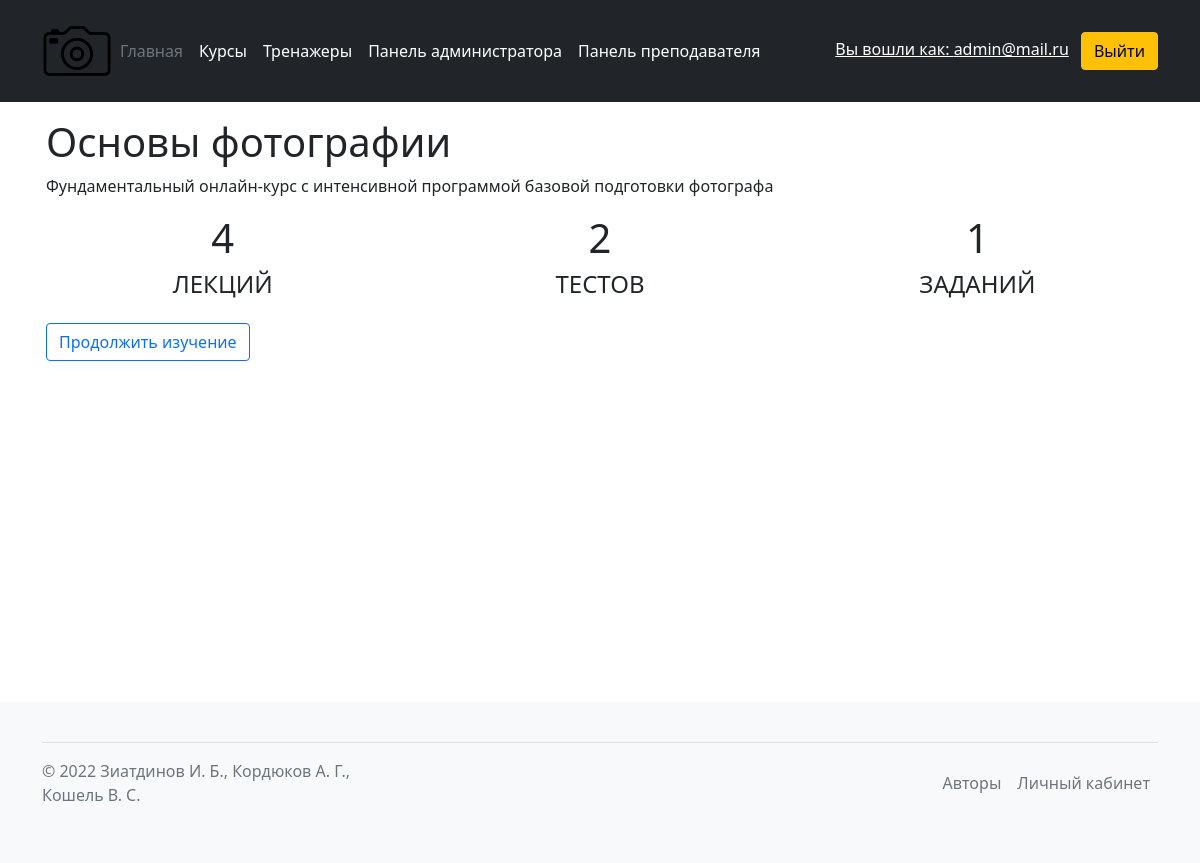
Page /c/1 (signed in) on the committed database.
### users/models.py (models this page shows, shortened)
class User(AbstractUser):
    username = models.CharField(max_length=150, verbose_name='Логин')
    email = models.EmailField(unique=True, blank=True, verbose_name='Электронный адрес')
    patronymic = models.CharField("Отчество", max_length=150)
    first_name = models.CharField("Имя", max_length=150)
    last_name = models.CharField("Фамилия", max_length=150)
    REQUIRED_FIELDS = []
    USERNAME_FIELD = 'email'
    objects = NoUsernameUserManager()

### content/models.py (models this page shows, shortened)
class Course(models.Model):
    name = models.CharField(max_length=100, verbose_name='Наименование')
    photo = models.ImageField(upload_to="course_photo", blank=True)
    description = models.TextField(max_length=1000, blank=True, verbose_name='Описание')
    owner = models.ForeignKey(User, on_delete=models.CASCADE)
    is_draft = models.BooleanField(default=False, blank=True, verbose_name='Отметить как черновик')
    tab_index = models.IntegerField(default=0)
    def get_count_lessons(self):
        modules_list = Module.objects.filter(course_id=self, is_draft=False)
        counts = {'ts': 0, 'lc': 0, 'tk': 0}
        lessons = []
        for module in modules_list:
            lessons = lessons + module.get_lessons()
        for lesson in lessons:
            if lesson.content_type == 'lc' or lesson.content_type == 'vd':
                counts['lc'] += 1
            elif lesson.content_type == 'ts':
                counts['ts'] += 1
            elif lesson.content_type == 'tk':
                counts['tk'] += 1
        return counts
    def get_full_content(self):
        modules_list = Module.objects.filter(course_id=self, is_draft=False)
        modules = []
        for module in modules_list:
            modules.append({'module_object': module, 'lessons': module.get_lessons()})
        return {'course': self, 'modules': modules}

### navigation/views.py (the view)
# urls.py: path('c/<int:course_id>', nav_views.details_course, name='nav_details_course'),
def details_course(request, course_id):
    course = get_object_or_404(Course, pk=course_id)
    full_course = course.get_full_content()
    if request.user.is_authenticated is not True:
        return redirect(reverse('users:loginuser'))
    if request.method == 'POST':
        if request.POST.get("start_course"):
            new_student = InStudying.objects.create(user=request.user, course=course)
            new_student.save()
            return redirect(reverse('stud_process:study_c', args=[course_id]))
        elif request.POST.get("continue_course"):
            in_s = InStudying.objects.filter(user=request.user, course=course)
            if not in_s:
                new_student = InStudying.objects.create(user=request.user, course=course)
                new_student.save()
            return redirect(reverse('stud_process:study_c', args=[course_id]))
    else:
        in_studying = InStudying.objects.filter(user=request.user, course=course)
        count_lessons = course.get_count_lessons()
        return render(request, 'navigation/details_course.html', {'course': course, 'in_studying': in_studying, 'count_lessons': count_lessons})

### content/models.py (called while the page is built)
    def get_lessons(self):
        videos = VideoLecture.objects.filter(module_id=self, is_draft=False)
        tasks = Task.objects.filter(module_id=self,  is_draft=False)
        lectures = Lecture.objects.filter(module_id=self,  is_draft=False)
        tests = Test.objects.filter(module_id=self,  is_draft=False)
        lessons = sorted(chain(videos, tasks, lectures, tests), key=attrgetter('tab_index'))
        return lessons

### navigation/templates/navigation/details_course.html (shortened to what this page needs)
{% extends 'navigation/base.html' %}
{% block content %}
<div class="container p-3 h-75">
<h1> {{ course.name }} </h1>
<p>{{ course.description }}</p>
    <div class="row row-cols-1 row-cols-md-3 mb-3 text-center">
      <div class="col">
        <h1>{{ count_lessons.lc }}</h1><h4>ЛЕКЦИЙ</h4>
      </div>
      <div class="col">
        <h1>{{ count_lessons.ts }}</h1><h4>ТЕСТОВ</h4>
      </div>
      <div class="col">
        <h1>{{ count_lessons.tk }}</h1><h4>ЗАДАНИЙ</h4>
          </div>
        </div>
    <form method="post">
{% if in_studying %}
    <input type="submit" name="continue_course" value="Продолжить изучение" class="btn btn-outline-primary">
{% else %}
        <input type="submit" name="start_course" value="Начать изучение" class="btn btn-outline-primary">
        {% endif %}
</form>
      </div>
{% endblock %}

### navigation/templates/navigation/base.html (shortened to what this page needs)
<head>
{% load static %}
    <link href="/static/bootstrap/css/bootstrap.min.css" rel="stylesheet">
</head>
<body>
<header class="p-3 bg-dark text-white">
    <div class="container">
      <div class="d-flex flex-wrap align-items-center justify-content-center justify-content-lg-start">
          <img src="/static/navigation/logo.png" width="70px" height="70px">
        <ul class="nav col-12 col-lg-auto me-lg-auto mb-2 justify-content-center mb-md-0">
          <li><a href="{% url 'home' %}" class="nav-link px-2 text-secondary">Главная</a></li>
          <li><a href="{% url 'list_courses' %}" class="nav-link px-2 text-white">Курсы</a></li>
          <li><a href="{% url 'trenapp' %}" class="nav-link px-2 text-white">Тренажеры</a></li>
          {% if user.is_staff %}
            <li class="nav-item dropdown">
            <li><a href="{% url 'custom_admin:general_page' %}" class="nav-link px-2 text-white">Панель администратора</a></li>
              <li><a href="{% url 'teacher_panel:general_page' %}" class="nav-link px-2 text-white">Панель преподавателя</a></li>
          {% endif %}
        </ul>
        {% if user.is_authenticated %}
          <div class="text-end d-flex flex-wrap align-items-center justify-content-center justify-content-lg-start form">
            <form action="{% url 'users:logoutuser' %}" method="POST" style="margin: 0;">
                <a href="{% url 'user_profile' %}" class="link px-2 text-white">Вы вошли как: {{ user.email }}</a>
                <button type="submit" class="btn btn-warning">Выйти</button>
            </form>
          </div>
        {% else %}
            <div class="text-end">
                <a href="{% url 'users:loginuser' %}"> <button type="button" class="btn btn-outline-light me-2">Войти</button> </a>
                <a href="{% url 'users:signupuser' %}" class="btn btn-warning"> Зарегистрироваться</a>
            </div>
        {% endif %}
      </div>
    </div>
  </header>
{% block content %}{% endblock %}
<footer class="footer mt-auto py-3 bg-light">
        <div class="container">
          <footer class="d-flex flex-wrap justify-content-between align-items-center py-3 my-4 border-top">
            <p class="col-md-4 mb-0 text-muted">&copy; 2022 Зиатдинов И. Б., Кордюков А. Г., Кошель В. С.</p>
            <a href="/" class="col-md-4 d-flex align-items-center justify-content-center mb-3 mb-md-0 me-md-auto link-dark text-decoration-none">
              <svg class="bi me-2" width="40" height="32"><use xlink:href="#bootstrap"/></svg>
            </a>
            <ul class="nav col-md-4 justify-content-end">
              <li class="nav-item"><a href="{% url 'authors' %}" class="nav-link px-2 text-muted">Авторы</a></li>
              <li class="nav-item"><a href="{% url 'user_profile' %}" class="nav-link px-2 text-muted">Личный кабинет</a></li>
            </ul>
          </footer>
    </div>
</footer>
</body>

### rows in the picture
User: email "admin@mail.ru"
Course: name "Основы фотографии", description "Фундаментальный онлайн-курс с интенсивной программой базовой подготовки фотографа"

### other values in the picture
{{ count_lessons.lc }} "4"
{{ count_lessons.ts }} "2"
{{ count_lessons.tk }} "1"
